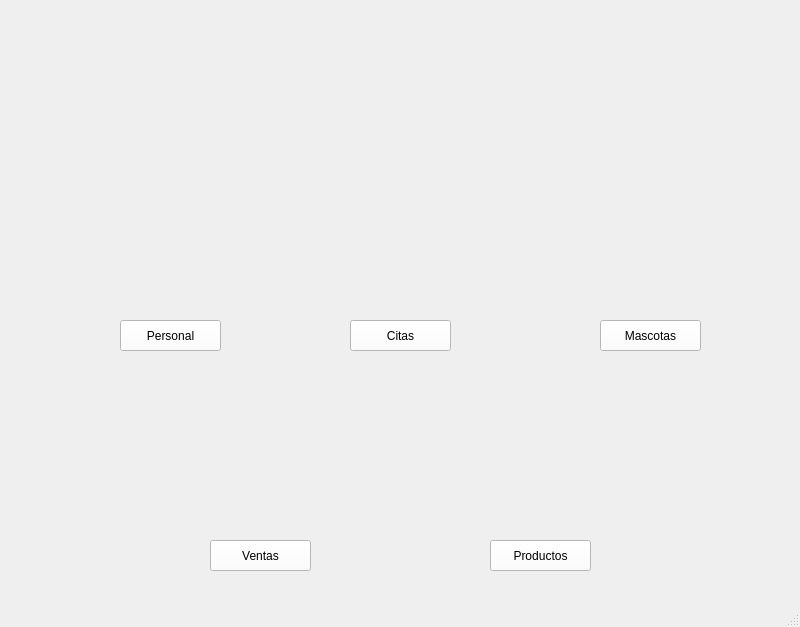
<?xml version="1.0" encoding="UTF-8"?>
<ui version="4.0">
 <class>MainWindow</class>
 <widget class="QMainWindow" name="MainWindow">
  <property name="geometry">
   <rect>
    <x>0</x>
    <y>0</y>
    <width>800</width>
    <height>627</height>
   </rect>
  </property>
  <property name="windowTitle">
   <string>MainWindow</string>
  </property>
  <widget class="QWidget" name="centralwidget">
   <widget class="QLabel" name="menuprin">
    <property name="geometry">
     <rect>
      <x>0</x>
      <y>0</y>
      <width>801</width>
      <height>611</height>
     </rect>
    </property>
    <property name="text">
     <string/>
    </property>
    <property name="pixmap">
     <pixmap>menuprincipal.jpg</pixmap>
    </property>
    <property name="scaledContents">
     <bool>true</bool>
    </property>
   </widget>
   <widget class="QPushButton" name="pushButton_Personal">
    <property name="geometry">
     <rect>
      <x>120</x>
      <y>320</y>
      <width>101</width>
      <height>31</height>
     </rect>
    </property>
    <property name="styleSheet">
     <string notr="true">

QPushButton{

	background-color: rgb(255, 255, 255) ;
	
	font: 63 11pt &quot;Bahnschrift SemiBold&quot;;
	
}

QPushButton:hover{

	background-color:  rgb(170, 255, 255);
	font: 63 11pt &quot;Bahnschrift SemiBold&quot;;
	
}</string>
    </property>
    <property name="text">
     <string>Personal</string>
    </property>
   </widget>
   <widget class="QPushButton" name="pushButton_Citas">
    <property name="geometry">
     <rect>
      <x>350</x>
      <y>320</y>
      <width>101</width>
      <height>31</height>
     </rect>
    </property>
    <property name="styleSheet">
     <string notr="true">

QPushButton{

	background-color: rgb(255, 255, 255) ;
	
	font: 63 11pt &quot;Bahnschrift SemiBold&quot;;
	
}

QPushButton:hover{

	background-color:  rgb(170, 255, 255);
	font: 63 11pt &quot;Bahnschrift SemiBold&quot;;
	
}</string>
    </property>
    <property name="text">
     <string>Citas</string>
    </property>
   </widget>
   <widget class="QPushButton" name="pushButton_Mascotas">
    <property name="geometry">
     <rect>
      <x>600</x>
      <y>320</y>
      <width>101</width>
      <height>31</height>
     </rect>
    </property>
    <property name="styleSheet">
     <string notr="true">

QPushButton{

	background-color: rgb(255, 255, 255) ;
	
	font: 63 11pt &quot;Bahnschrift SemiBold&quot;;
	
}

QPushButton:hover{

	background-color:  rgb(170, 255, 255);
	font: 63 11pt &quot;Bahnschrift SemiBold&quot;;
	
}</string>
    </property>
    <property name="text">
     <string>Mascotas</string>
    </property>
   </widget>
   <widget class="QPushButton" name="pushButton_Ventas">
    <property name="geometry">
     <rect>
      <x>210</x>
      <y>540</y>
      <width>101</width>
      <height>31</height>
     </rect>
    </property>
    <property name="styleSheet">
     <string notr="true">

QPushButton{

	background-color: rgb(255, 255, 255) ;
	
	font: 63 11pt &quot;Bahnschrift SemiBold&quot;;
	
}

QPushButton:hover{

	background-color:  rgb(170, 255, 255);
	font: 63 11pt &quot;Bahnschrift SemiBold&quot;;
	
}</string>
    </property>
    <property name="text">
     <string>Ventas</string>
    </property>
   </widget>
   <widget class="QPushButton" name="pushButton_Productos">
    <property name="geometry">
     <rect>
      <x>490</x>
      <y>540</y>
      <width>101</width>
      <height>31</height>
     </rect>
    </property>
    <property name="styleSheet">
     <string notr="true">

QPushButton{

	background-color: rgb(255, 255, 255) ;
	
	font: 63 11pt &quot;Bahnschrift SemiBold&quot;;
	
}

QPushButton:hover{

	background-color:  rgb(170, 255, 255);
	font: 63 11pt &quot;Bahnschrift SemiBold&quot;;
	
}</string>
    </property>
    <property name="text">
     <string>Productos</string>
    </property>
   </widget>
  </widget>
  <widget class="QMenuBar" name="menubar">
   <property name="geometry">
    <rect>
     <x>0</x>
     <y>0</y>
     <width>800</width>
     <height>21</height>
    </rect>
   </property>
  </widget>
  <widget class="QStatusBar" name="statusbar"/>
 </widget>
 <resources/>
 <connections/>
</ui>
